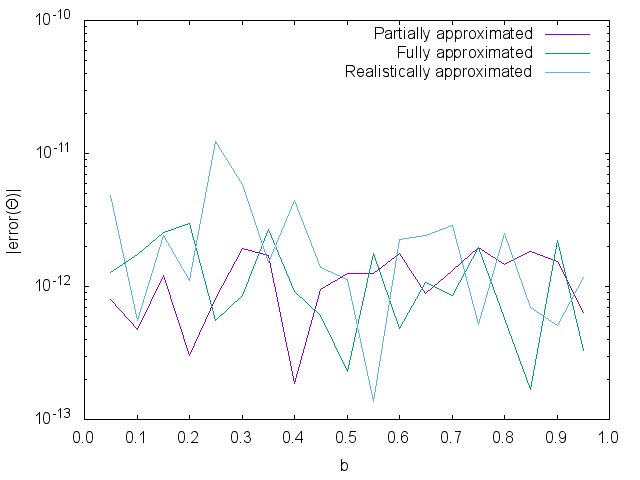

The gnuplot source for this figure:
set term term_type
set output output_file
#unset key
# Axes
set ylabel "|error(Θ)|"
set xlabel "b"

set format x '%.1f'
set format y "10^{%L}"
set logscale y

plot 'data/01_03.dat' using 1:3 w l title "Partially approximated",\
  '' u 1:4 w l title "Fully approximated",\
  '' u 1:5 w l title "Realistically approximated";
set output
